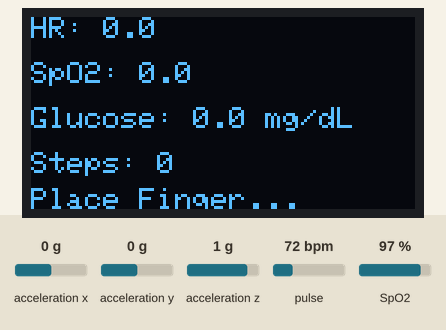
Simulated run of this program. Board: ESP32. On the bench: 128×64 one-colour display. The inputs (shaded band) are chosen by the test bench; at power-on: acceleration x 0 g, pulse 72 bpm, acceleration y 0 g, acceleration z 1 g, SpO2 97 %. WiFi joins after 1.5 s; servers stay silent unless stated; uploads are accepted with an empty reply; what the program prints to the serial monitor is not drawn.

Above: at 5.6 s.
5.7 s: acceleration x set to -1.4 g
At 9.6 s:
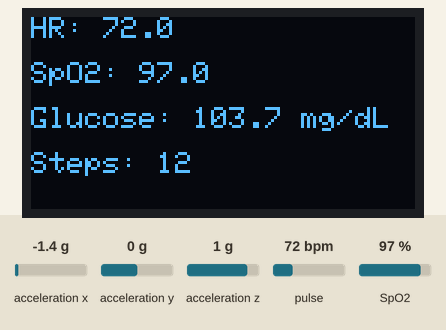
10.2 s: pulse set to 47 bpm
At 11.9 s:
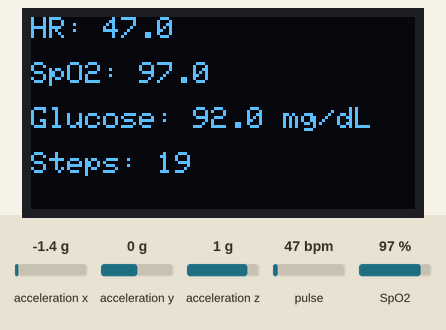
13.7 s: pulse set to 43 bpm
At 14.9 s:
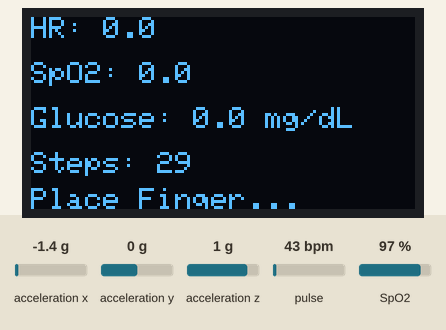
16.8 s: acceleration x set to 0 g
At 17.8 s:
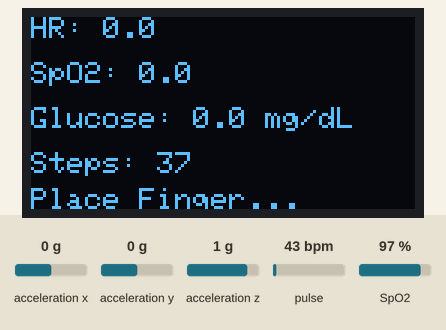
18.8 s: acceleration y set to -1.4 g
At 20.8 s:
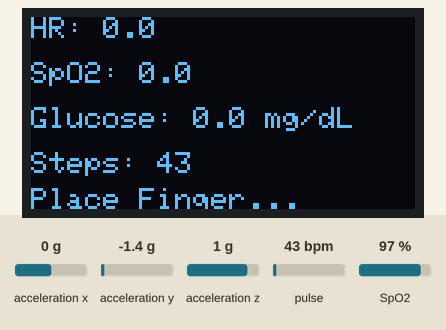
Timing chart, 0 to 22.3 s (numbered marks = the images above; inputs shaded):
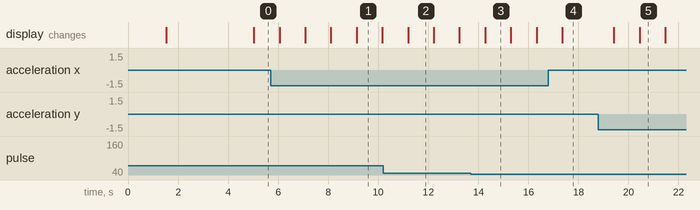

Measured:
- the behaviour switches between 46 and 45 bpm on pulse (found by bisection; images 2 and 3)
- after the input at 5.7 s, the display: first changes after 0.36 s (image 1 shows a later state)
- after the input at 18.8 s, the display: first changes after 0.62 s (image 5 shows a later state)
- what the display in image 1 shows lasts 1.1 s, from 9.1 s to 10.2 s

The program:

main.cpp
```cpp
#include "esp_system.h"
#include <Wire.h>
#include "MAX30100_PulseOximeter.h"
#include <Adafruit_GFX.h>
#include <Adafruit_SSD1306.h>
#include <Adafruit_LIS3DH.h>
#include <Adafruit_Sensor.h>
#include <WiFi.h>
#include <HTTPClient.h>

// ─── WiFi / Server ────────────────────────────────────────────────────────────
const char* WIFI_SSID = "motoedge";
const char* WIFI_PASS = "PVMahajan";
#define FLASK_URL "http://10.149.123.7:5000/iot/predict"

// ─── Hardware ─────────────────────────────────────────────────────────────────
#define SCREEN_WIDTH 128
#define SCREEN_HEIGHT 64
#define OLED_RESET   -1

// ─── Timing & Thresholds ──────────────────────────────────────────────────────
#define REPORTING_PERIOD_MS  1000   // OLED/serial refresh
#define STEP_THRESHOLD       12.0f  // m/s² magnitude threshold
#define STEP_DEBOUNCE        300    // ms between valid steps
#define FINGER_TIMEOUT       3000   // ms before "no finger" declared
#define STABLE_READS_NEEDED  5      // consecutive valid reads before accepting HR/SpO2
#define FLASK_SEND_INTERVAL  5000   // send to Flask every 5 s (was 1 s → caused instant reset)

Adafruit_SSD1306 display(SCREEN_WIDTH, SCREEN_HEIGHT, &Wire, OLED_RESET);
PulseOximeter pox;
Adafruit_LIS3DH lis = Adafruit_LIS3DH();

// ─── State ────────────────────────────────────────────────────────────────────
uint32_t lastReport     = 0;
uint32_t lastBeatTime   = 0;
uint32_t lastStepTime   = 0;
uint32_t lastFlaskSend  = 0;
unsigned long measurementStart = 0;
bool measurementActive = false;


float stableHR = 0;
float stableSpO2 = 0;
float heartRate  = 0;
float spo2       = 0;
float glucose    = 0;
int   steps      = 0;
int   stableCount = 0;        // FIX #3 – stability counter
bool  wasFingerValid = false;
bool  dataSent = false;       // FIX #1 – guard against re-sending / premature reset


// ─── Helpers ──────────────────────────────────────────────────────────────────

void connectWiFi()
{
  WiFi.mode(WIFI_STA);
  WiFi.begin(WIFI_SSID, WIFI_PASS);
  Serial.print("Connecting to WiFi");
  uint8_t attempts = 0;
  const uint8_t maxAttempts = 40;
 while (WiFi.status() != WL_CONNECTED && attempts < maxAttempts) // FIX #2 – timeout, don't hang forever
  {
    delay(500);
    Serial.print(".");
    attempts++;
  }
  if (WiFi.status() == WL_CONNECTED)
  {
    Serial.println("\nWiFi Connected: " + WiFi.localIP().toString());
  }
  else
  {
    Serial.println("\nWiFi FAILED – continuing offline");
  }
}

// FIX #5 – glucose formula guard (spo2 must be physiologically valid)
float calcGlucose(float hr, float sp)
{
  if (hr < 40 || hr > 220 || sp < 85.0f || sp > 100.0f) return 0;
  return 16714.61f + 0.47f * hr - 351.045f * sp + 1.85f * (sp * sp);
}

void sendToFlask()
{
  if (WiFi.status() != WL_CONNECTED) return;
  if (heartRate < 50 || heartRate > 120) return;
  if (spo2 < 90 || spo2 > 100) return;
  if (glucose <= 0) return;  // FIX #6 – never send garbage data

  HTTPClient http;
  http.begin(FLASK_URL);
  http.setTimeout(5000);
  http.addHeader("Content-Type", "application/json");

  String payload = "{";
  payload += "\"Glucose\":"  + String(glucose,   1) + ",";
  payload += "\"HeartRate\":" + String(heartRate, 1) + ",";
 int activity;

if (steps < 10) activity = 0;
else if (steps < 40) activity = 1;
else activity = 2;

payload += "\"Activity\":" + String(activity) + ",";
  payload += "\"SpO2\":"      + String(spo2,      1);
  payload += "}";

  Serial.println("→ Sending: " + payload);
  int code = http.POST(payload);
  Serial.println("← HTTP " + String(code));
  http.end();


  // FIX #1 – REMOVED esp_restart() from here.
  // Restarting immediately after one send broke all subsequent readings.
  // If a hard reset is truly needed, do it only on explicit user action or after
  // a long idle period (see loop below).
}

// ─── Setup ────────────────────────────────────────────────────────────────────
void setup()
{
  Serial.begin(115200);
  Wire.begin(21, 22);

  connectWiFi();  // FIX #7 – moved WiFi before hardware init so IP is ready for debug prints

  // OLED
  if (!display.begin(SSD1306_SWITCHCAPVCC, 0x3C))
  {
    Serial.println("OLED NOT FOUND");
    while (1);
  }
  display.setTextColor(WHITE);

  // MAX30100
  if (!pox.begin())
  {
    Serial.println("MAX30100 NOT FOUND");
    while (1);
  }
  pox.setIRLedCurrent(MAX30100_LED_CURR_24MA);

  // LIS3DH
  if (!lis.begin(0x18))
  {
    if (!lis.begin(0x19))
    {
      Serial.println("LIS3DH NOT FOUND");
      while (1);
    }
  }
  lis.setRange(LIS3DH_RANGE_4_G);

  Serial.println("System Ready");
}

// ─── Loop ─────────────────────────────────────────────────────────────────────
void loop()
{
  pox.update();   // always run

  if (millis() < 5000) return;


  // ── Step Detection ──────────────────────────────────────────────────────────
  sensors_event_t event;
  lis.getEvent(&event);

  float magnitude = sqrt(
    event.acceleration.x * event.acceleration.x +
    event.acceleration.y * event.acceleration.y +
    event.acceleration.z * event.acceleration.z
  );

  if (magnitude > STEP_THRESHOLD && (millis() - lastStepTime) > STEP_DEBOUNCE)
  {
    steps++;
    lastStepTime = millis();
  }

  // ── Periodic Reporting ──────────────────────────────────────────────────────
  if (millis() - lastReport > REPORTING_PERIOD_MS)
  {
    float rawHR   = pox.getHeartRate();
    float rawSpO2 = pox.getSpO2();

    // A reading is "live" only if HR and SpO2 are in valid range
    bool currentlyValid = (rawHR > 45 && rawHR < 120 && rawSpO2 > 85);

    if (currentlyValid)
    {
      lastBeatTime = millis();                                  // refresh the heartbeat timestamp
      stableCount  = min(stableCount + 1, STABLE_READS_NEEDED);
    }
    else
    {
      stableCount = 0;   // immediately collapse stability on ANY invalid reading
    }

    // fingerValid requires BOTH: sensor currently good AND not timed out
    bool timedOut    = (millis() - lastBeatTime > FINGER_TIMEOUT);
    bool fingerValid = currentlyValid && !timedOut && (stableCount >= STABLE_READS_NEEDED);

    // ── Finger Removed → Reset Sensor (one-time transition) ──────────────
    if (!fingerValid && wasFingerValid)
    {
      Serial.println("Finger removed → Resetting MAX30100");
      pox.begin();
      pox.setIRLedCurrent(MAX30100_LED_CURR_24MA);
      stableCount = 0;
      dataSent    = false;
    }
    wasFingerValid = fingerValid;

    // ── Always update values based on current finger state ────────────────
    if (fingerValid)
{
    heartRate = rawHR;
    spo2      = rawSpO2;
    glucose   = calcGlucose(heartRate, spo2);

    if (!measurementActive)
    {
    measurementStart = millis();
    measurementActive = true;
  }
}
    else
    {
      // Finger not present → force all health values to 0 every cycle
      heartRate = 0;
      spo2      = 0;
      glucose   = 0;
    }

    // ── Serial ──────────────────────────────────────────────────────────────
    Serial.printf("HR: %.1f | SpO2: %.1f | Glucose: %.1f | Steps: %d\n",
                  heartRate, spo2, glucose, steps);

    // ── OLED ────────────────────────────────────────────────────────────────
    display.clearDisplay();
    display.setTextSize(1);

    display.setCursor(0, 0);
    display.print("HR: ");
    display.println(String(heartRate, 1));      // directly shows 0.0 when finger removed

    display.setCursor(0, 15);
    display.print("SpO2: ");
    display.println(String(spo2, 1));           // directly shows 0.0 when finger removed

    display.setCursor(0, 30);
    display.print("Glucose: ");
    display.print(String(glucose, 1));          // directly shows 0.0 when finger removed
    display.print(" mg/dL");

    display.setCursor(0, 45);
    display.print("Steps: ");
    display.println(steps);

    if (!fingerValid)
    {
      display.setCursor(0, 57);
      display.setTextSize(1);
      display.println("Place Finger...");
    }

    display.display();
    lastReport = millis();

    // ── Flask Send ──────────────────────────────────────────────────────────
    // FIX #1 + FIX #6 – only send when stable, valid, not already sent, and interval elapsed
    // ── Flask Send ─────────────────────────────────────────
if (fingerValid && (millis() - lastFlaskSend) > FLASK_SEND_INTERVAL)
{
  sendToFlask();
  lastFlaskSend = millis();
}

// Reset values after 5 seconds of measurement
if (measurementActive && millis() - measurementStart > 5000)
{
  Serial.println("Measurement complete → Resetting values");

  heartRate = 0;
  spo2 = 0;
  glucose = 0;

  stableCount = 0;
  measurementActive = false;

  pox.begin();
  pox.setIRLedCurrent(MAX30100_LED_CURR_24MA);
}
  }
}
```
